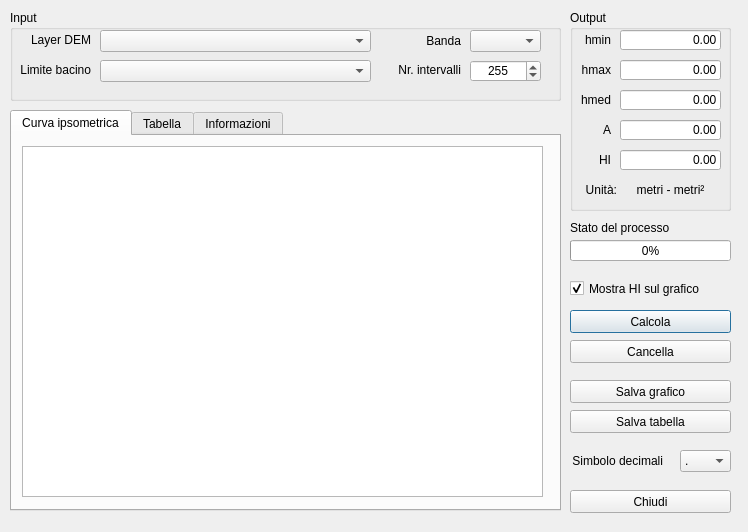
<?xml version="1.0" encoding="UTF-8"?>
<ui version="4.0">
 <class>HypsometricCurveDialogBase</class>
 <widget class="QDialog" name="HypsometricCurveDialogBase">
  <property name="geometry">
   <rect>
    <x>0</x>
    <y>0</y>
    <width>748</width>
    <height>532</height>
   </rect>
  </property>
  <property name="windowTitle">
   <string>Hypsometric Curve</string>
  </property>
  <widget class="QGroupBox" name="groupBox">
   <property name="geometry">
    <rect>
     <x>10</x>
     <y>10</y>
     <width>551</width>
     <height>91</height>
    </rect>
   </property>
   <property name="title">
    <string>Input</string>
   </property>
   <widget class="QLabel" name="label">
    <property name="geometry">
     <rect>
      <x>10</x>
      <y>20</y>
      <width>71</width>
      <height>20</height>
     </rect>
    </property>
    <property name="text">
     <string>Layer DEM</string>
    </property>
    <property name="alignment">
     <set>Qt::AlignRight|Qt::AlignTrailing|Qt::AlignVCenter</set>
    </property>
   </widget>
   <widget class="QComboBox" name="cmb_dem">
    <property name="geometry">
     <rect>
      <x>90</x>
      <y>20</y>
      <width>271</width>
      <height>22</height>
     </rect>
    </property>
   </widget>
   <widget class="QLabel" name="label_2">
    <property name="geometry">
     <rect>
      <x>380</x>
      <y>20</y>
      <width>71</width>
      <height>21</height>
     </rect>
    </property>
    <property name="text">
     <string>Banda</string>
    </property>
    <property name="alignment">
     <set>Qt::AlignRight|Qt::AlignTrailing|Qt::AlignVCenter</set>
    </property>
   </widget>
   <widget class="QComboBox" name="cmb_band">
    <property name="geometry">
     <rect>
      <x>460</x>
      <y>20</y>
      <width>71</width>
      <height>22</height>
     </rect>
    </property>
   </widget>
   <widget class="QSpinBox" name="spinBox_classi">
    <property name="geometry">
     <rect>
      <x>460</x>
      <y>50</y>
      <width>71</width>
      <height>22</height>
     </rect>
    </property>
    <property name="alignment">
     <set>Qt::AlignCenter</set>
    </property>
    <property name="minimum">
     <number>10</number>
    </property>
    <property name="maximum">
     <number>500</number>
    </property>
    <property name="value">
     <number>255</number>
    </property>
   </widget>
   <widget class="QLabel" name="label_3">
    <property name="geometry">
     <rect>
      <x>380</x>
      <y>50</y>
      <width>71</width>
      <height>20</height>
     </rect>
    </property>
    <property name="text">
     <string>Nr. intervalli</string>
    </property>
    <property name="alignment">
     <set>Qt::AlignRight|Qt::AlignTrailing|Qt::AlignVCenter</set>
    </property>
   </widget>
   <widget class="QComboBox" name="cmb_polibac">
    <property name="geometry">
     <rect>
      <x>90</x>
      <y>50</y>
      <width>271</width>
      <height>22</height>
     </rect>
    </property>
   </widget>
   <widget class="QLabel" name="label_10">
    <property name="geometry">
     <rect>
      <x>10</x>
      <y>50</y>
      <width>71</width>
      <height>20</height>
     </rect>
    </property>
    <property name="text">
     <string>Limite bacino</string>
    </property>
    <property name="alignment">
     <set>Qt::AlignRight|Qt::AlignTrailing|Qt::AlignVCenter</set>
    </property>
   </widget>
  </widget>
  <widget class="QGroupBox" name="groupBox_2">
   <property name="geometry">
    <rect>
     <x>570</x>
     <y>10</y>
     <width>161</width>
     <height>201</height>
    </rect>
   </property>
   <property name="title">
    <string>Output</string>
   </property>
   <widget class="QLabel" name="label_5">
    <property name="geometry">
     <rect>
      <x>10</x>
      <y>50</y>
      <width>31</width>
      <height>20</height>
     </rect>
    </property>
    <property name="text">
     <string>hmax</string>
    </property>
    <property name="alignment">
     <set>Qt::AlignRight|Qt::AlignTrailing|Qt::AlignVCenter</set>
    </property>
   </widget>
   <widget class="QLineEdit" name="lineEdit_hmax">
    <property name="geometry">
     <rect>
      <x>50</x>
      <y>50</y>
      <width>101</width>
      <height>20</height>
     </rect>
    </property>
    <property name="text">
     <string>0.00</string>
    </property>
    <property name="alignment">
     <set>Qt::AlignRight|Qt::AlignTrailing|Qt::AlignVCenter</set>
    </property>
    <property name="readOnly">
     <bool>true</bool>
    </property>
   </widget>
   <widget class="QLineEdit" name="lineEdit_hmin">
    <property name="geometry">
     <rect>
      <x>50</x>
      <y>20</y>
      <width>101</width>
      <height>20</height>
     </rect>
    </property>
    <property name="text">
     <string>0.00</string>
    </property>
    <property name="alignment">
     <set>Qt::AlignRight|Qt::AlignTrailing|Qt::AlignVCenter</set>
    </property>
    <property name="readOnly">
     <bool>true</bool>
    </property>
   </widget>
   <widget class="QLabel" name="label_4">
    <property name="geometry">
     <rect>
      <x>10</x>
      <y>20</y>
      <width>31</width>
      <height>20</height>
     </rect>
    </property>
    <property name="toolTip">
     <string>&lt;html&gt;&lt;head/&gt;&lt;body&gt;&lt;p&gt;Quota minima del DEM all'interno del limite di bacino.&lt;/p&gt;&lt;/body&gt;&lt;/html&gt;</string>
    </property>
    <property name="text">
     <string>hmin</string>
    </property>
    <property name="alignment">
     <set>Qt::AlignRight|Qt::AlignTrailing|Qt::AlignVCenter</set>
    </property>
   </widget>
   <widget class="QLabel" name="label_7">
    <property name="geometry">
     <rect>
      <x>10</x>
      <y>80</y>
      <width>31</width>
      <height>20</height>
     </rect>
    </property>
    <property name="text">
     <string>hmed</string>
    </property>
    <property name="alignment">
     <set>Qt::AlignRight|Qt::AlignTrailing|Qt::AlignVCenter</set>
    </property>
   </widget>
   <widget class="QLineEdit" name="lineEdit_hmed">
    <property name="geometry">
     <rect>
      <x>50</x>
      <y>80</y>
      <width>101</width>
      <height>20</height>
     </rect>
    </property>
    <property name="text">
     <string>0.00</string>
    </property>
    <property name="alignment">
     <set>Qt::AlignRight|Qt::AlignTrailing|Qt::AlignVCenter</set>
    </property>
    <property name="readOnly">
     <bool>true</bool>
    </property>
   </widget>
   <widget class="QLineEdit" name="lineEdit_HI">
    <property name="geometry">
     <rect>
      <x>50</x>
      <y>140</y>
      <width>101</width>
      <height>20</height>
     </rect>
    </property>
    <property name="text">
     <string>0.00</string>
    </property>
    <property name="alignment">
     <set>Qt::AlignRight|Qt::AlignTrailing|Qt::AlignVCenter</set>
    </property>
    <property name="readOnly">
     <bool>true</bool>
    </property>
   </widget>
   <widget class="QLabel" name="label_8">
    <property name="geometry">
     <rect>
      <x>10</x>
      <y>140</y>
      <width>31</width>
      <height>20</height>
     </rect>
    </property>
    <property name="text">
     <string>HI</string>
    </property>
    <property name="alignment">
     <set>Qt::AlignRight|Qt::AlignTrailing|Qt::AlignVCenter</set>
    </property>
   </widget>
   <widget class="QLabel" name="label_6">
    <property name="geometry">
     <rect>
      <x>10</x>
      <y>110</y>
      <width>31</width>
      <height>20</height>
     </rect>
    </property>
    <property name="text">
     <string>A</string>
    </property>
    <property name="alignment">
     <set>Qt::AlignRight|Qt::AlignTrailing|Qt::AlignVCenter</set>
    </property>
   </widget>
   <widget class="QLineEdit" name="lineEdit_A">
    <property name="geometry">
     <rect>
      <x>50</x>
      <y>110</y>
      <width>101</width>
      <height>20</height>
     </rect>
    </property>
    <property name="text">
     <string>0.00</string>
    </property>
    <property name="alignment">
     <set>Qt::AlignRight|Qt::AlignTrailing|Qt::AlignVCenter</set>
    </property>
    <property name="readOnly">
     <bool>true</bool>
    </property>
   </widget>
   <widget class="QLabel" name="label_12">
    <property name="geometry">
     <rect>
      <x>6</x>
      <y>170</y>
      <width>41</width>
      <height>20</height>
     </rect>
    </property>
    <property name="text">
     <string>Unità:</string>
    </property>
    <property name="alignment">
     <set>Qt::AlignRight|Qt::AlignTrailing|Qt::AlignVCenter</set>
    </property>
   </widget>
   <widget class="QLabel" name="label_unity">
    <property name="geometry">
     <rect>
      <x>50</x>
      <y>170</y>
      <width>101</width>
      <height>20</height>
     </rect>
    </property>
    <property name="text">
     <string>metri - metri²</string>
    </property>
    <property name="alignment">
     <set>Qt::AlignCenter</set>
    </property>
   </widget>
  </widget>
  <widget class="QTabWidget" name="tabWidget">
   <property name="geometry">
    <rect>
     <x>10</x>
     <y>110</y>
     <width>551</width>
     <height>401</height>
    </rect>
   </property>
   <property name="currentIndex">
    <number>0</number>
   </property>
   <widget class="QWidget" name="tab">
    <attribute name="title">
     <string>Curva ipsometrica</string>
    </attribute>
    <widget class="QGraphicsView" name="graphicsView_grafico">
     <property name="geometry">
      <rect>
       <x>10</x>
       <y>10</y>
       <width>521</width>
       <height>351</height>
      </rect>
     </property>
     <property name="verticalScrollBarPolicy">
      <enum>Qt::ScrollBarAlwaysOff</enum>
     </property>
     <property name="horizontalScrollBarPolicy">
      <enum>Qt::ScrollBarAlwaysOff</enum>
     </property>
     <property name="sizeAdjustPolicy">
      <enum>QAbstractScrollArea::AdjustToContentsOnFirstShow</enum>
     </property>
    </widget>
   </widget>
   <widget class="QWidget" name="tab_2">
    <attribute name="title">
     <string>Tabella</string>
    </attribute>
    <widget class="QTableWidget" name="tableWidget_tabella">
     <property name="geometry">
      <rect>
       <x>10</x>
       <y>10</y>
       <width>521</width>
       <height>351</height>
      </rect>
     </property>
     <property name="minimumSize">
      <size>
       <width>0</width>
       <height>0</height>
      </size>
     </property>
     <property name="sizeAdjustPolicy">
      <enum>QAbstractScrollArea::AdjustToContentsOnFirstShow</enum>
     </property>
     <property name="editTriggers">
      <set>QAbstractItemView::NoEditTriggers</set>
     </property>
     <attribute name="horizontalHeaderCascadingSectionResizes">
      <bool>true</bool>
     </attribute>
     <attribute name="horizontalHeaderDefaultSectionSize">
      <number>100</number>
     </attribute>
     <column>
      <property name="text">
       <string>Intervalli</string>
      </property>
     </column>
     <column>
      <property name="text">
       <string>a</string>
      </property>
     </column>
     <column>
      <property name="text">
       <string>a/A</string>
      </property>
     </column>
     <column>
      <property name="text">
       <string>dA</string>
      </property>
     </column>
     <column>
      <property name="text">
       <string>h</string>
      </property>
     </column>
     <column>
      <property name="text">
       <string>h/H</string>
      </property>
     </column>
    </widget>
   </widget>
   <widget class="QWidget" name="tab_3">
    <attribute name="title">
     <string>Informazioni</string>
    </attribute>
    <widget class="QTextEdit" name="textEdit">
     <property name="geometry">
      <rect>
       <x>10</x>
       <y>10</y>
       <width>521</width>
       <height>351</height>
      </rect>
     </property>
     <property name="readOnly">
      <bool>true</bool>
     </property>
     <property name="html">
      <string>&lt;!DOCTYPE HTML PUBLIC &quot;-//W3C//DTD HTML 4.0//EN&quot; &quot;http://www.w3.org/TR/REC-html40/strict.dtd&quot;&gt;
&lt;html&gt;&lt;head&gt;&lt;meta name=&quot;qrichtext&quot; content=&quot;1&quot; /&gt;&lt;style type=&quot;text/css&quot;&gt;
p, li { white-space: pre-wrap; }
&lt;/style&gt;&lt;/head&gt;&lt;body style=&quot; font-family:'MS Shell Dlg 2'; font-size:8.25pt; font-weight:400; font-style:normal;&quot;&gt;
&lt;p align=&quot;justify&quot; style=&quot; margin-top:0px; margin-bottom:0px; margin-left:0px; margin-right:0px; -qt-block-indent:0; text-indent:0px;&quot;&gt;&lt;span style=&quot; font-weight:600;&quot;&gt;Layer DEM&lt;/span&gt;: Rappresenta un raster del Modello Digitale di Elevazione del terreno (DEM), con un Sistema di Riferimento Spaziale (CRS) in un &lt;span style=&quot; color:#000000;&quot;&gt;sistema proiettato&lt;/span&gt;. Questo layer fornisce informazioni altimetriche relative alla superficie del terreno.&lt;/p&gt;
&lt;p style=&quot;-qt-paragraph-type:empty; margin-top:0px; margin-bottom:0px; margin-left:0px; margin-right:0px; -qt-block-indent:0; text-indent:0px;&quot;&gt;&lt;br /&gt;&lt;/p&gt;
&lt;p align=&quot;justify&quot; style=&quot; margin-top:0px; margin-bottom:0px; margin-left:0px; margin-right:0px; -qt-block-indent:0; text-indent:0px;&quot;&gt;&lt;span style=&quot; font-weight:600;&quot;&gt;Banda&lt;/span&gt;: Indica la banda del raster DEM che contiene le informazioni rilevanti per il calcolo dell'altitudine e delle aree.&lt;/p&gt;
&lt;p style=&quot;-qt-paragraph-type:empty; margin-top:0px; margin-bottom:0px; margin-left:0px; margin-right:0px; -qt-block-indent:0; text-indent:0px;&quot;&gt;&lt;br /&gt;&lt;/p&gt;
&lt;p align=&quot;justify&quot; style=&quot; margin-top:0px; margin-bottom:0px; margin-left:0px; margin-right:0px; -qt-block-indent:0; text-indent:0px;&quot;&gt;&lt;span style=&quot; font-weight:600;&quot;&gt;Limite di bacino&lt;/span&gt;: Si riferisce al layer poligonale che definisce i confini del bacino idrografico. Solo le aree all'interno di questo poligono vengono considerate, mentre le aree esterne vengono escluse dal calcolo.&lt;/p&gt;
&lt;p style=&quot;-qt-paragraph-type:empty; margin-top:0px; margin-bottom:0px; margin-left:0px; margin-right:0px; -qt-block-indent:0; text-indent:0px;&quot;&gt;&lt;br /&gt;&lt;/p&gt;
&lt;p align=&quot;justify&quot; style=&quot; margin-top:0px; margin-bottom:0px; margin-left:0px; margin-right:0px; -qt-block-indent:0; text-indent:0px;&quot;&gt;&lt;span style=&quot; font-weight:600;&quot;&gt;Nr. intervalli&lt;/span&gt;: Determina il numero di classi in cui vengono suddivisi gli intervalli di quota all'interno dell'area definita dal poligono del bacino idrografico variabile da 10 a 500. Ad ogni modo il numero di intervalli consigliato è tra i 250-300, poiché da questo punto in poi il valore di hmed si stabilizza notevolmente, con variazioni minime. Se invece si desidera una maggiore precisione e si è disposti ad aggiungere qualche intervallo in più, 300 è la scelta migliore.&lt;/p&gt;
&lt;p style=&quot;-qt-paragraph-type:empty; margin-top:0px; margin-bottom:0px; margin-left:0px; margin-right:0px; -qt-block-indent:0; text-indent:0px;&quot;&gt;&lt;br /&gt;&lt;/p&gt;
&lt;p style=&quot; margin-top:0px; margin-bottom:0px; margin-left:0px; margin-right:0px; -qt-block-indent:0; text-indent:0px;&quot;&gt;&lt;span style=&quot; font-weight:600;&quot;&gt;hmin&lt;/span&gt;: Indica la quota minima del DEM all'interno dell'area del bacino idrografico, come definito dal limite del poligono. Rappresenta il punto più basso della superficie considerata.&lt;/p&gt;
&lt;p style=&quot;-qt-paragraph-type:empty; margin-top:0px; margin-bottom:0px; margin-left:0px; margin-right:0px; -qt-block-indent:0; text-indent:0px;&quot;&gt;&lt;br /&gt;&lt;/p&gt;
&lt;p style=&quot; margin-top:0px; margin-bottom:0px; margin-left:0px; margin-right:0px; -qt-block-indent:0; text-indent:0px;&quot;&gt;&lt;span style=&quot; font-weight:600;&quot;&gt;hmax&lt;/span&gt;: Indica la quota massima del DEM all'interno dell'area del bacino idrografico, come definito dal limite del poligono. Rappresenta il punto più alto della superficie considerata.&lt;/p&gt;
&lt;p style=&quot;-qt-paragraph-type:empty; margin-top:0px; margin-bottom:0px; margin-left:0px; margin-right:0px; -qt-block-indent:0; text-indent:0px;&quot;&gt;&lt;br /&gt;&lt;/p&gt;
&lt;p style=&quot; margin-top:0px; margin-bottom:0px; margin-left:0px; margin-right:0px; -qt-block-indent:0; text-indent:0px;&quot;&gt;&lt;span style=&quot; font-weight:600;&quot;&gt;hmed&lt;/span&gt;: Rappresenta la quota media del bacino idrografico, calcolata come un'integrale sull'area del bacino stesso.&lt;/p&gt;
&lt;p style=&quot;-qt-paragraph-type:empty; margin-top:0px; margin-bottom:0px; margin-left:0px; margin-right:0px; -qt-block-indent:0; text-indent:0px;&quot;&gt;&lt;br /&gt;&lt;/p&gt;
&lt;p style=&quot; margin-top:0px; margin-bottom:0px; margin-left:0px; margin-right:0px; -qt-block-indent:0; text-indent:0px;&quot;&gt;&lt;span style=&quot; font-weight:600;&quot;&gt;A&lt;/span&gt;: Indica l'area totale del bacino idrografico, ossia la superficie complessiva delimitata dal poligono del bacino.&lt;/p&gt;
&lt;p style=&quot;-qt-paragraph-type:empty; margin-top:0px; margin-bottom:0px; margin-left:0px; margin-right:0px; -qt-block-indent:0; text-indent:0px;&quot;&gt;&lt;br /&gt;&lt;/p&gt;
&lt;p style=&quot; margin-top:0px; margin-bottom:0px; margin-left:0px; margin-right:0px; -qt-block-indent:0; text-indent:0px;&quot;&gt;&lt;span style=&quot; font-weight:600;&quot;&gt;HI&lt;/span&gt;: È il valore dell'integrale ipsometrico, che rappresenta l'area sotto la curva ipsometrica. Questo valore è utilizzato per analizzare la distribuzione delle altezze all'interno del bacino idrografico.&lt;/p&gt;&lt;/body&gt;&lt;/html&gt;</string>
     </property>
     <property name="textInteractionFlags">
      <set>Qt::NoTextInteraction</set>
     </property>
    </widget>
   </widget>
  </widget>
  <widget class="QPushButton" name="pushButton_calc">
   <property name="geometry">
    <rect>
     <x>570</x>
     <y>310</y>
     <width>161</width>
     <height>23</height>
    </rect>
   </property>
   <property name="text">
    <string>Calcola</string>
   </property>
  </widget>
  <widget class="QPushButton" name="pushButton_canc">
   <property name="geometry">
    <rect>
     <x>570</x>
     <y>340</y>
     <width>161</width>
     <height>23</height>
    </rect>
   </property>
   <property name="text">
    <string>Cancella</string>
   </property>
  </widget>
  <widget class="QPushButton" name="pushButton_salva_tab">
   <property name="geometry">
    <rect>
     <x>570</x>
     <y>410</y>
     <width>161</width>
     <height>23</height>
    </rect>
   </property>
   <property name="text">
    <string>Salva tabella</string>
   </property>
  </widget>
  <widget class="QPushButton" name="pushButton_salva_graph">
   <property name="geometry">
    <rect>
     <x>570</x>
     <y>380</y>
     <width>161</width>
     <height>23</height>
    </rect>
   </property>
   <property name="text">
    <string>Salva grafico</string>
   </property>
  </widget>
  <widget class="QPushButton" name="pushButton_close">
   <property name="geometry">
    <rect>
     <x>570</x>
     <y>490</y>
     <width>161</width>
     <height>23</height>
    </rect>
   </property>
   <property name="text">
    <string>Chiudi</string>
   </property>
  </widget>
  <widget class="QProgressBar" name="progressBar">
   <property name="geometry">
    <rect>
     <x>570</x>
     <y>240</y>
     <width>161</width>
     <height>21</height>
    </rect>
   </property>
   <property name="value">
    <number>0</number>
   </property>
  </widget>
  <widget class="QLabel" name="label_9">
   <property name="geometry">
    <rect>
     <x>570</x>
     <y>220</y>
     <width>101</width>
     <height>16</height>
    </rect>
   </property>
   <property name="text">
    <string>Stato del processo</string>
   </property>
   <property name="alignment">
    <set>Qt::AlignLeading|Qt::AlignLeft|Qt::AlignVCenter</set>
   </property>
  </widget>
  <widget class="QComboBox" name="cmb_decimal">
   <property name="geometry">
    <rect>
     <x>680</x>
     <y>450</y>
     <width>51</width>
     <height>22</height>
    </rect>
   </property>
   <item>
    <property name="text">
     <string>.</string>
    </property>
   </item>
   <item>
    <property name="text">
     <string>,</string>
    </property>
   </item>
  </widget>
  <widget class="QLabel" name="label_11">
   <property name="geometry">
    <rect>
     <x>572</x>
     <y>450</y>
     <width>91</width>
     <height>21</height>
    </rect>
   </property>
   <property name="text">
    <string>Simbolo decimali</string>
   </property>
   <property name="alignment">
    <set>Qt::AlignRight|Qt::AlignTrailing|Qt::AlignVCenter</set>
   </property>
  </widget>
  <widget class="QCheckBox" name="checkBox_HI">
   <property name="geometry">
    <rect>
     <x>570</x>
     <y>280</y>
     <width>161</width>
     <height>17</height>
    </rect>
   </property>
   <property name="text">
    <string>Mostra HI sul grafico</string>
   </property>
   <property name="checked">
    <bool>true</bool>
   </property>
  </widget>
 </widget>
 <resources/>
 <connections/>
</ui>
